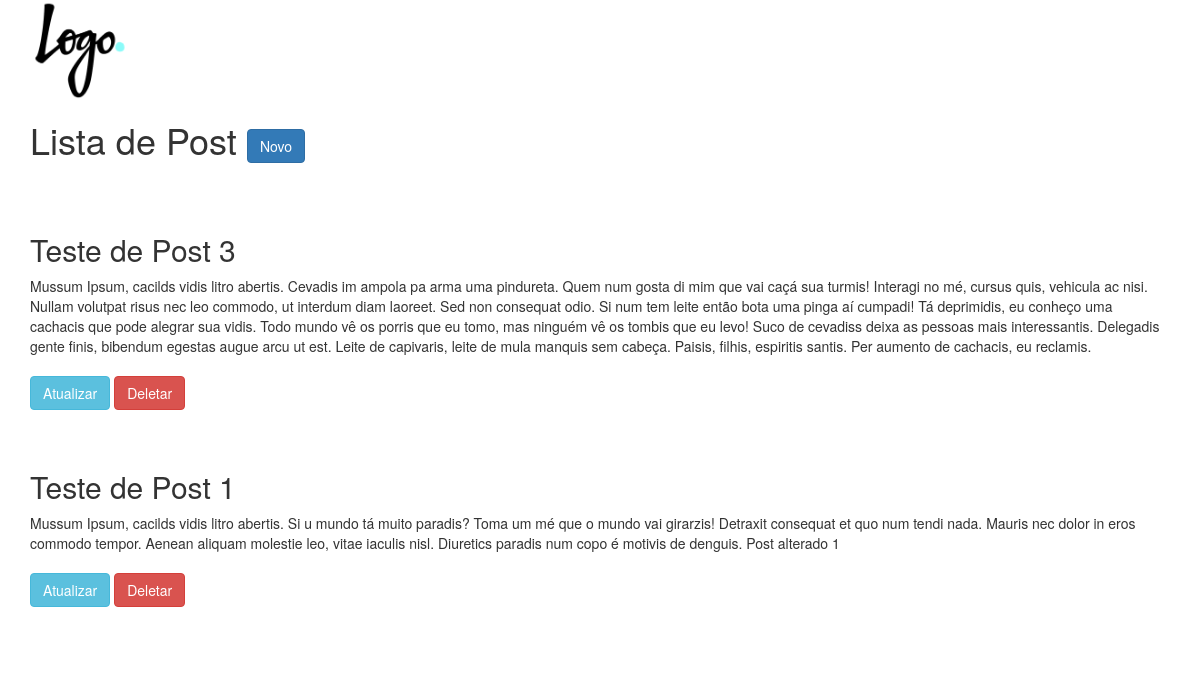
The page /lista-todos/ on the database its author committed.
### core/models.py (models this page shows, shortened)
class Post(models.Model):
    titulo = models.CharField(max_length = 100)
    texto  = models.TextField()

### core/views.py (the view)
# urls.py: url(r'^lista-todos/$', lista, name='lista_todos'),
def lista(request):
    lista = Post.objects.all().order_by('-id')
    return render(request, 'core/lista.html', {'lista_posts':lista})

### core/templates/core/lista.html (shortened to what this page needs)
{% load static %}
<!DOCTYPE html>
<html>
  <head>
    <link href="https://maxcdn.bootstrapcdn.com/bootstrap/3.3.7/css/bootstrap.min.css" rel="stylesheet"
>
  </head>
  <body>
    <main class="container">
        <img src="{% static 'img/logo.png' %}" width="100" height="100" alt="logotipo">
        <h1>Lista de Post <a class="btn btn-primary" href="{% url 'novo' %}">Novo</a></h1>
        {% for post in lista_posts %}
            <article>
                <h2>{{ post.titulo }}</h2>
                {{ post.texto }}
                <a class="btn btn-info" href="{% url 'atualizar' post.id %}">Atualizar</a>
                <a class="btn btn-danger" href="{% url 'deletar' post.id %}">Deletar</a>
            </article>
        {% endfor %}
    </main>
  </body>
</html>

### rows shown on the page
Post: titulo "Teste de Post 3", texto "Mussum Ipsum, cacilds vidis litro abertis. Cevadis im ampola pa arma uma pindureta. Quem num gosta di mim que vai caçá sua turmis! Interagi no mé, cursus quis, vehicula ac nisi. Nullam volutpat risus nec leo commodo, ut interdum diam laoreet. Sed non consequat odio. Si num tem leite então bota uma pinga aí cumpadi! Tá deprimidis, eu conheço uma cachacis que pode alegrar sua vidis. Todo mundo vê os porris que eu tomo, mas ninguém vê os tombis que eu levo! Suco de cevadiss deixa as pessoas mais interessantis. Delegadis gente finis, bibendum egestas augue arcu ut est. Leite de capivaris, leite de mula manquis sem cabeça. Paisis, filhis, espiritis santis. Per aumento de cachacis, eu reclamis."
Post: titulo "Teste de Post 1", texto "Mussum Ipsum, cacilds vidis litro abertis. Si u mundo tá muito paradis? Toma um mé que o mundo vai girarzis! Detraxit consequat et quo num tendi nada. Mauris nec dolor in eros commodo tempor. Aenean aliquam molestie leo, vitae iaculis nisl. Diuretics paradis num copo é motivis de denguis. Post alterado 1"
